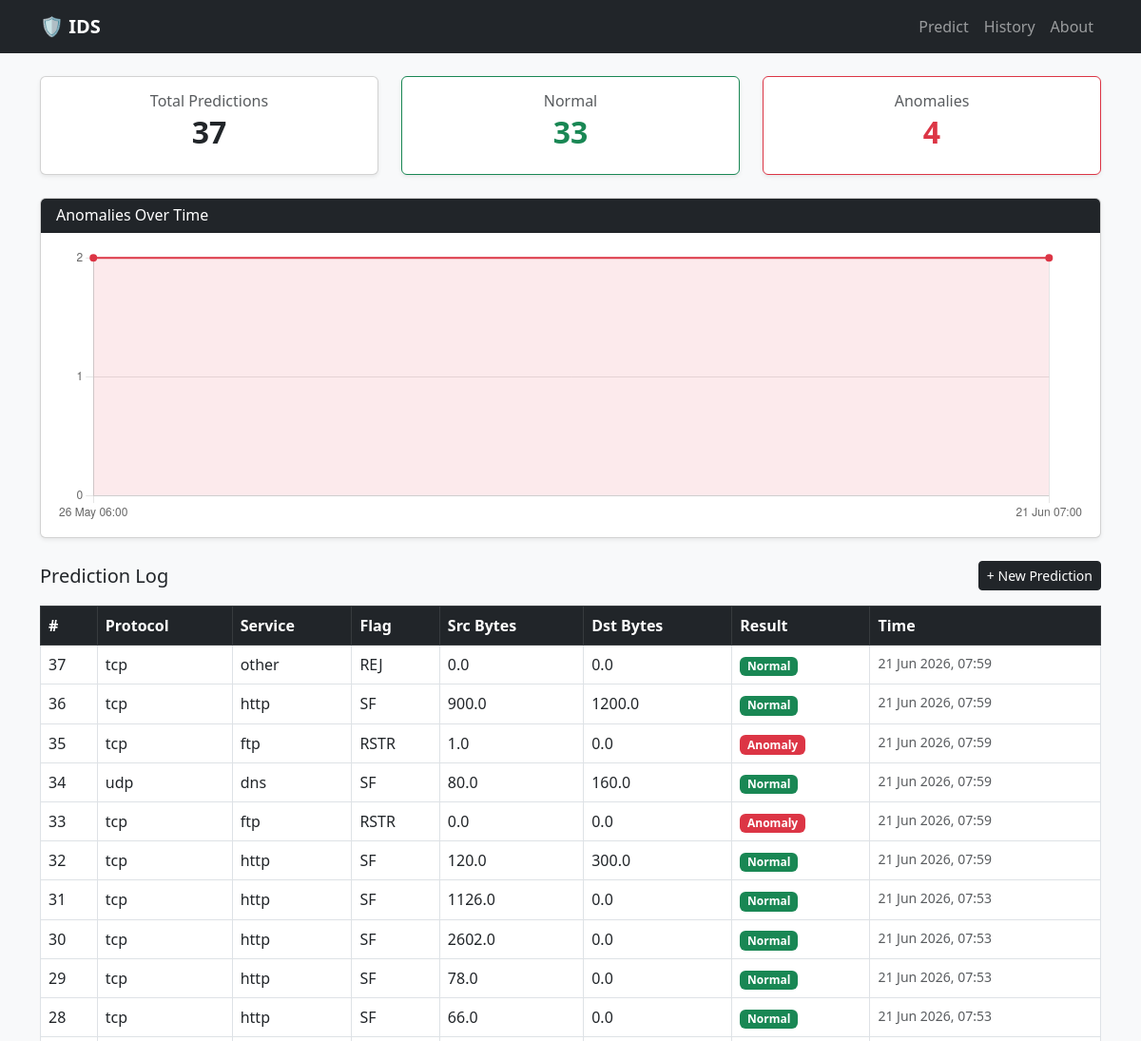
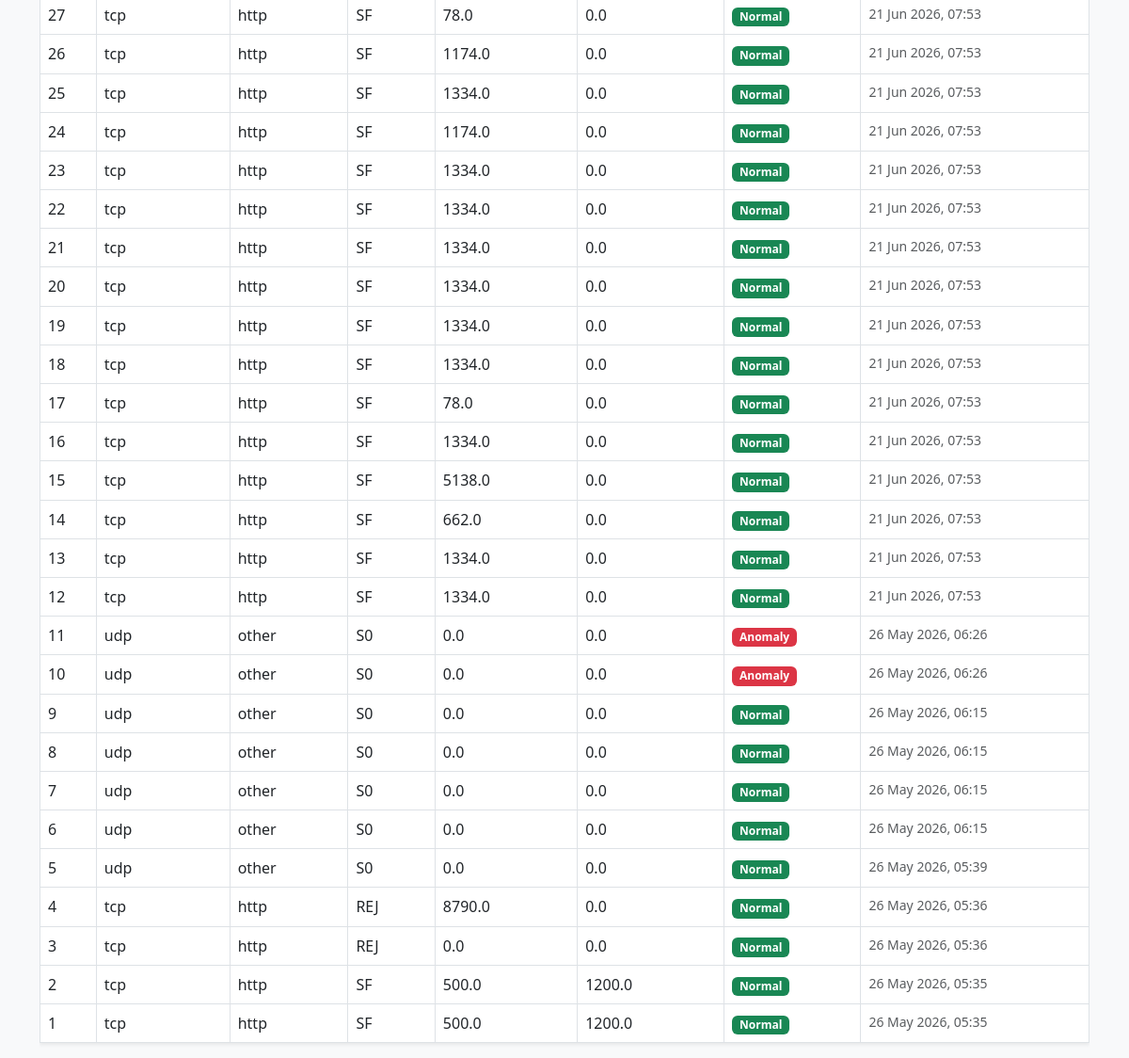
The page /history/ on the database its author committed (2 pictures, top to bottom).
### detector/models.py (models this page shows, shortened)
class PredictionLog(models.Model):
    protocol_type = models.CharField(max_length=50)
    service = models.CharField(max_length=50)
    flag              = models.CharField(max_length=10)
    src_bytes         = models.FloatField()
    dst_bytes         = models.FloatField()
    predicted_label   = models.IntegerField()
    predicted_class   = models.CharField(max_length=20)
    created_at        = models.DateTimeField(auto_now_add=True)

### detector/views.py (the view)
# urls.py: path('history/',              views.HistoryView.as_view(),           name='ids-history'),
class HistoryView(View):
    template_name = 'detector/history.html'
    def get(self, request):
        logs                  = PredictionLog.objects.order_by('-created_at')
        total                 = logs.count()
        anomaly_count         = logs.filter(predicted_class='Anomaly').count()
        normal_count          = total - anomaly_count
        chart_labels, chart_counts = get_chart_data()
        context = {
            'logs':         logs,
            'total':        total,
            'anomaly_count': anomaly_count,
            'normal_count':  normal_count,
            'chart_labels':  chart_labels,
            'chart_counts':  chart_counts,
            'title':        'History',
        }
        return render(request, self.template_name, context)

### detector/views.py (called while the page is built)
def get_chart_data():
    qs = (
        PredictionLog.objects
        .filter(predicted_class='Anomaly')
        .annotate(hour=TruncHour('created_at'))
        .values('hour')
        .annotate(count=Count('id'))
        .order_by('hour')
    )
    labels = [entry['hour'].strftime('%d %b %H:%M') for entry in qs]
    counts = [entry['count'] for entry in qs]
    return labels, counts  # return plain lists, not json.dumps()

### detector/templates/detector/history.html (shortened to what this page needs)
{% extends "detector/base.html" %}
{% block content %}
<div class="row mb-4">
    <div class="col-md-4 mb-3 mb-md-0">
        <div class="card shadow-sm text-center py-3">
            <h6 class="text-muted mb-1">Total Predictions</h6>
            <h2 class="fw-bold">{{ total }}</h2>
        </div>
    </div>
    <div class="col-md-4 mb-3 mb-md-0">
        <div class="card shadow-sm text-center py-3 border-success">
            <h6 class="text-muted mb-1">Normal</h6>
            <h2 class="fw-bold text-success">{{ normal_count }}</h2>
        </div>
    </div>
    <div class="col-md-4">
        <div class="card shadow-sm text-center py-3 border-danger">
            <h6 class="text-muted mb-1">Anomalies</h6>
            <h2 class="fw-bold text-danger">{{ anomaly_count }}</h2>
        </div>
    </div>
</div>
<div class="card shadow-sm mb-4">
    <div class="card-header bg-dark text-white">
        <h6 class="mb-0">Anomalies Over Time</h6>
    </div>
    <div class="card-body">
        {% if anomaly_count %}
            <canvas id="anomalyChart" height="80"></canvas>
        {% else %}
            <p class="text-muted text-center mb-0">No anomalies detected yet.</p>
        {% endif %}
    </div>
</div>
<div class="d-flex justify-content-between align-items-center mb-3">
    <h5 class="mb-0">Prediction Log</h5>
    <a href="{% url 'ids-home' %}" class="btn btn-dark btn-sm">+ New Prediction</a>
</div>
{% if logs %}
    <div class="table-responsive">
        <table class="table table-bordered table-hover bg-white shadow-sm">
            <thead class="table-dark">
                <tr>
                    <th>#</th>
                    <th>Protocol</th>
                    <th>Service</th>
                    <th>Flag</th>
                    <th>Src Bytes</th>
                    <th>Dst Bytes</th>
                    <th>Result</th>
                    <th>Time</th>
                </tr>
            </thead>
            <tbody>
                {% for log in logs %}
                    <tr>
                        <td>{{ log.id }}</td>
                        <td>{{ log.protocol_type }}</td>
                        <td>{{ log.service }}</td>
                        <td>{{ log.flag }}</td>
                        <td>{{ log.src_bytes }}</td>
                        <td>{{ log.dst_bytes }}</td>
                        <td>
                            {% if log.predicted_class == 'Anomaly' %}
                                <span class="badge bg-danger">Anomaly</span>
                            {% else %}
                                <span class="badge bg-success">Normal</span>
                            {% endif %}
                        </td>
                        <td class="text-muted small">{{ log.created_at|date:"d M Y, H:i" }}</td>
                    </tr>
                {% endfor %}
            </tbody>
        </table>
    </div>
{% else %}
    <div class="alert alert-info">No predictions yet. <a href="{% url 'ids-home' %}">Run one now.</a></div>
{% endif %}
{% if anomaly_count %}
<script>
    (function() {
        try {
            const canvas = document.getElementById('anomalyChart');
            if (!canvas) {
                console.warn('anomalyChart canvas not found');
                return;
            }
            const labelsNode = document.getElementById('chart-labels');
            const countsNode = document.getElementById('chart-counts');
            const labels = labelsNode ? JSON.parse(labelsNode.textContent) : [];
            const counts = countsNode ? JSON.parse(countsNode.textContent) : [];
            const ctx = canvas.getContext('2d');
            new Chart(ctx, {
                type: 'line',
                data: {
                    labels: labels,
                    datasets: [{
                        label: 'Anomalies',
                        data: counts,
                        borderColor: '#dc3545',
                        backgroundColor: 'rgba(220, 53, 69, 0.1)',
                        borderWidth: 2,
                        pointBackgroundColor: '#dc3545',
                        fill: true,
                        tension: 0.3
                    }]
                },
                options: {
                    responsive: true,
                    plugins: {
                        legend: { display: false }
                    },
                    scales: {
                        y: {
                            beginAtZero: true,
                            ticks: { stepSize: 1 }
                        }
                    }
                }
            });
        } catch (err) {
            console.error('Error initializing anomaly chart:', err);
        }
    })();
</script>
{% endif %}
{% endblock %}

### detector/templates/detector/base.html (shortened to what this page needs)
<!DOCTYPE html>
<html lang="en">
<head>
    <link href="https://cdn.jsdelivr.net/npm/bootstrap@5.3.0/dist/css/bootstrap.min.css" rel="stylesheet">
</head>
<body>
<nav class="navbar navbar-expand-md navbar-dark bg-dark mb-4">
    <div class="container">
        <a class="navbar-brand fw-bold" href="{% url 'ids-home' %}">🛡️ IDS</a>
        <div class="collapse navbar-collapse" id="nav">
            <ul class="navbar-nav ms-auto">
                <li class="nav-item"><a class="nav-link" href="{% url 'ids-home' %}">Predict</a></li>
                <li class="nav-item"><a class="nav-link" href="{% url 'ids-history' %}">History</a></li>
                <li class="nav-item"><a class="nav-link" href="{% url 'ids-about' %}">About</a></li>
            </ul>
        </div>
    </div>
</nav>
<div class="container">
    {% block content %}{% endblock %}
</div>
</body>
</html>

### detector/templates/detector/base.html (style rules this page uses)
body { background-color: #f8f9fa; }

### rows shown on the page
PredictionLog: id "37", protocol_type "tcp", service "other", flag "REJ", src_bytes "0.0", dst_bytes "0.0", predicted_class "Normal", created_at "21 Jun 2026, 07:59"
PredictionLog: id "36", protocol_type "tcp", service "http", flag "SF", src_bytes "900.0", dst_bytes "1200.0", predicted_class "Normal", created_at "21 Jun 2026, 07:59"
PredictionLog: id "35", protocol_type "tcp", service "ftp", flag "RSTR", src_bytes "1.0", dst_bytes "0.0", predicted_class "Anomaly", created_at "21 Jun 2026, 07:59"
PredictionLog: id "34", protocol_type "udp", service "dns", flag "SF", src_bytes "80.0", dst_bytes "160.0", predicted_class "Normal", created_at "21 Jun 2026, 07:59"
PredictionLog: id "33", protocol_type "tcp", service "ftp", flag "RSTR", src_bytes "0.0", dst_bytes "0.0", predicted_class "Anomaly", created_at "21 Jun 2026, 07:59"
PredictionLog: id "32", protocol_type "tcp", service "http", flag "SF", src_bytes "120.0", dst_bytes "300.0", predicted_class "Normal", created_at "21 Jun 2026, 07:59"
PredictionLog: id "31", protocol_type "tcp", service "http", flag "SF", src_bytes "1126.0", dst_bytes "0.0", predicted_class "Normal", created_at "21 Jun 2026, 07:53"
PredictionLog: id "30", protocol_type "tcp", service "http", flag "SF", src_bytes "2602.0", dst_bytes "0.0", predicted_class "Normal", created_at "21 Jun 2026, 07:53"
PredictionLog: id "29", protocol_type "tcp", service "http", flag "SF", src_bytes "78.0", dst_bytes "0.0", predicted_class "Normal", created_at "21 Jun 2026, 07:53"
PredictionLog: id "28", protocol_type "tcp", service "http", flag "SF", src_bytes "66.0", dst_bytes "0.0", predicted_class "Normal", created_at "21 Jun 2026, 07:53"
PredictionLog: id "27", protocol_type "tcp", service "http", flag "SF", src_bytes "78.0", dst_bytes "0.0", predicted_class "Normal", created_at "21 Jun 2026, 07:53"
PredictionLog: id "26", protocol_type "tcp", service "http", flag "SF", src_bytes "1174.0", dst_bytes "0.0", predicted_class "Normal", created_at "21 Jun 2026, 07:53"
PredictionLog: id "25", protocol_type "tcp", service "http", flag "SF", src_bytes "1334.0", dst_bytes "0.0", predicted_class "Normal", created_at "21 Jun 2026, 07:53"
PredictionLog: id "24", protocol_type "tcp", service "http", flag "SF", src_bytes "1174.0", dst_bytes "0.0", predicted_class "Normal", created_at "21 Jun 2026, 07:53"
PredictionLog: id "23", protocol_type "tcp", service "http", flag "SF", src_bytes "1334.0", dst_bytes "0.0", predicted_class "Normal", created_at "21 Jun 2026, 07:53"
PredictionLog: id "22", protocol_type "tcp", service "http", flag "SF", src_bytes "1334.0", dst_bytes "0.0", predicted_class "Normal", created_at "21 Jun 2026, 07:53"
PredictionLog: id "21", protocol_type "tcp", service "http", flag "SF", src_bytes "1334.0", dst_bytes "0.0", predicted_class "Normal", created_at "21 Jun 2026, 07:53"
PredictionLog: id "20", protocol_type "tcp", service "http", flag "SF", src_bytes "1334.0", dst_bytes "0.0", predicted_class "Normal", created_at "21 Jun 2026, 07:53"
PredictionLog: id "19", protocol_type "tcp", service "http", flag "SF", src_bytes "1334.0", dst_bytes "0.0", predicted_class "Normal", created_at "21 Jun 2026, 07:53"
PredictionLog: id "18", protocol_type "tcp", service "http", flag "SF", src_bytes "1334.0", dst_bytes "0.0", predicted_class "Normal", created_at "21 Jun 2026, 07:53"
PredictionLog: id "17", protocol_type "tcp", service "http", flag "SF", src_bytes "78.0", dst_bytes "0.0", predicted_class "Normal", created_at "21 Jun 2026, 07:53"
PredictionLog: id "16", protocol_type "tcp", service "http", flag "SF", src_bytes "1334.0", dst_bytes "0.0", predicted_class "Normal", created_at "21 Jun 2026, 07:53"
PredictionLog: id "15", protocol_type "tcp", service "http", flag "SF", src_bytes "5138.0", dst_bytes "0.0", predicted_class "Normal", created_at "21 Jun 2026, 07:53"
PredictionLog: id "14", protocol_type "tcp", service "http", flag "SF", src_bytes "662.0", dst_bytes "0.0", predicted_class "Normal", created_at "21 Jun 2026, 07:53"
PredictionLog: id "13", protocol_type "tcp", service "http", flag "SF", src_bytes "1334.0", dst_bytes "0.0", predicted_class "Normal", created_at "21 Jun 2026, 07:53"
PredictionLog: id "12", protocol_type "tcp", service "http", flag "SF", src_bytes "1334.0", dst_bytes "0.0", predicted_class "Normal", created_at "21 Jun 2026, 07:53"
PredictionLog: id "11", protocol_type "udp", service "other", flag "S0", src_bytes "0.0", dst_bytes "0.0", predicted_class "Anomaly", created_at "26 May 2026, 06:26"
PredictionLog: id "10", protocol_type "udp", service "other", flag "S0", src_bytes "0.0", dst_bytes "0.0", predicted_class "Anomaly", created_at "26 May 2026, 06:26"
PredictionLog: id "9", protocol_type "udp", service "other", flag "S0", src_bytes "0.0", dst_bytes "0.0", predicted_class "Normal", created_at "26 May 2026, 06:15"
PredictionLog: id "8", protocol_type "udp", service "other", flag "S0", src_bytes "0.0", dst_bytes "0.0", predicted_class "Normal", created_at "26 May 2026, 06:15"
PredictionLog: id "7", protocol_type "udp", service "other", flag "S0", src_bytes "0.0", dst_bytes "0.0", predicted_class "Normal", created_at "26 May 2026, 06:15"
PredictionLog: id "6", protocol_type "udp", service "other", flag "S0", src_bytes "0.0", dst_bytes "0.0", predicted_class "Normal", created_at "26 May 2026, 06:15"
PredictionLog: id "5", protocol_type "udp", service "other", flag "S0", src_bytes "0.0", dst_bytes "0.0", predicted_class "Normal", created_at "26 May 2026, 05:39"
PredictionLog: id "4", protocol_type "tcp", service "http", flag "REJ", src_bytes "8790.0", dst_bytes "0.0", predicted_class "Normal", created_at "26 May 2026, 05:36"
PredictionLog: id "3", protocol_type "tcp", service "http", flag "REJ", src_bytes "0.0", dst_bytes "0.0", predicted_class "Normal", created_at "26 May 2026, 05:36"
PredictionLog: id "2", protocol_type "tcp", service "http", flag "SF", src_bytes "500.0", dst_bytes "1200.0", predicted_class "Normal", created_at "26 May 2026, 05:35"
PredictionLog: id "1", protocol_type "tcp", service "http", flag "SF", src_bytes "500.0", dst_bytes "1200.0", predicted_class "Normal", created_at "26 May 2026, 05:35"

### other values the page prints
{{ total }} "37"
{{ normal_count }} "33"
{{ anomaly_count }} "4"
